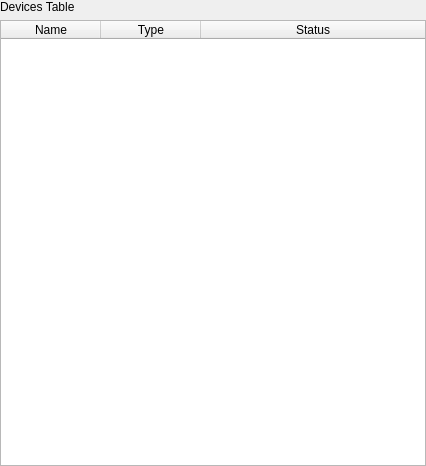
<?xml version="1.0" encoding="UTF-8"?>
<ui version="4.0">
 <class>DevicesTable</class>
 <widget class="QWidget" name="DevicesTable">
  <property name="geometry">
   <rect>
    <x>0</x>
    <y>0</y>
    <width>426</width>
    <height>466</height>
   </rect>
  </property>
  <property name="windowTitle">
   <string>Form</string>
  </property>
  <layout class="QVBoxLayout" name="verticalLayout">
   <property name="leftMargin">
    <number>0</number>
   </property>
   <property name="topMargin">
    <number>0</number>
   </property>
   <property name="rightMargin">
    <number>0</number>
   </property>
   <property name="bottomMargin">
    <number>0</number>
   </property>
   <item>
    <widget class="QLabel" name="label">
     <property name="text">
      <string>Devices Table</string>
     </property>
    </widget>
   </item>
   <item>
    <widget class="QTableWidget" name="table">
     <property name="editTriggers">
      <set>QAbstractItemView::EditTrigger::NoEditTriggers</set>
     </property>
     <property name="alternatingRowColors">
      <bool>true</bool>
     </property>
     <property name="selectionMode">
      <enum>QAbstractItemView::SelectionMode::SingleSelection</enum>
     </property>
     <property name="selectionBehavior">
      <enum>QAbstractItemView::SelectionBehavior::SelectRows</enum>
     </property>
     <attribute name="horizontalHeaderStretchLastSection">
      <bool>true</bool>
     </attribute>
     <column>
      <property name="text">
       <string>Name</string>
      </property>
     </column>
     <column>
      <property name="text">
       <string>Type</string>
      </property>
     </column>
     <column>
      <property name="text">
       <string>Status</string>
      </property>
     </column>
    </widget>
   </item>
  </layout>
 </widget>
 <resources/>
 <connections/>
</ui>
